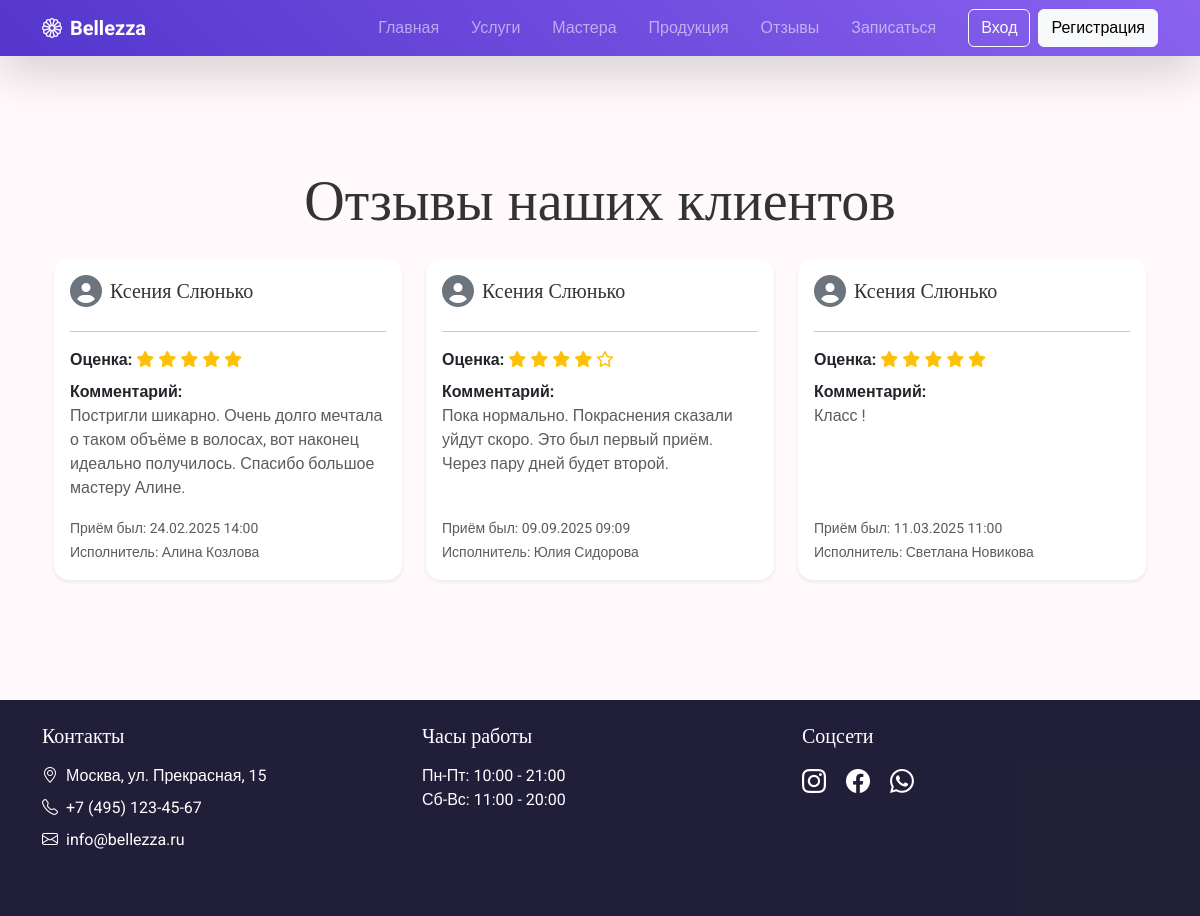
Page /api/v1/beauty_salon/reviews/ on the earlier database version.
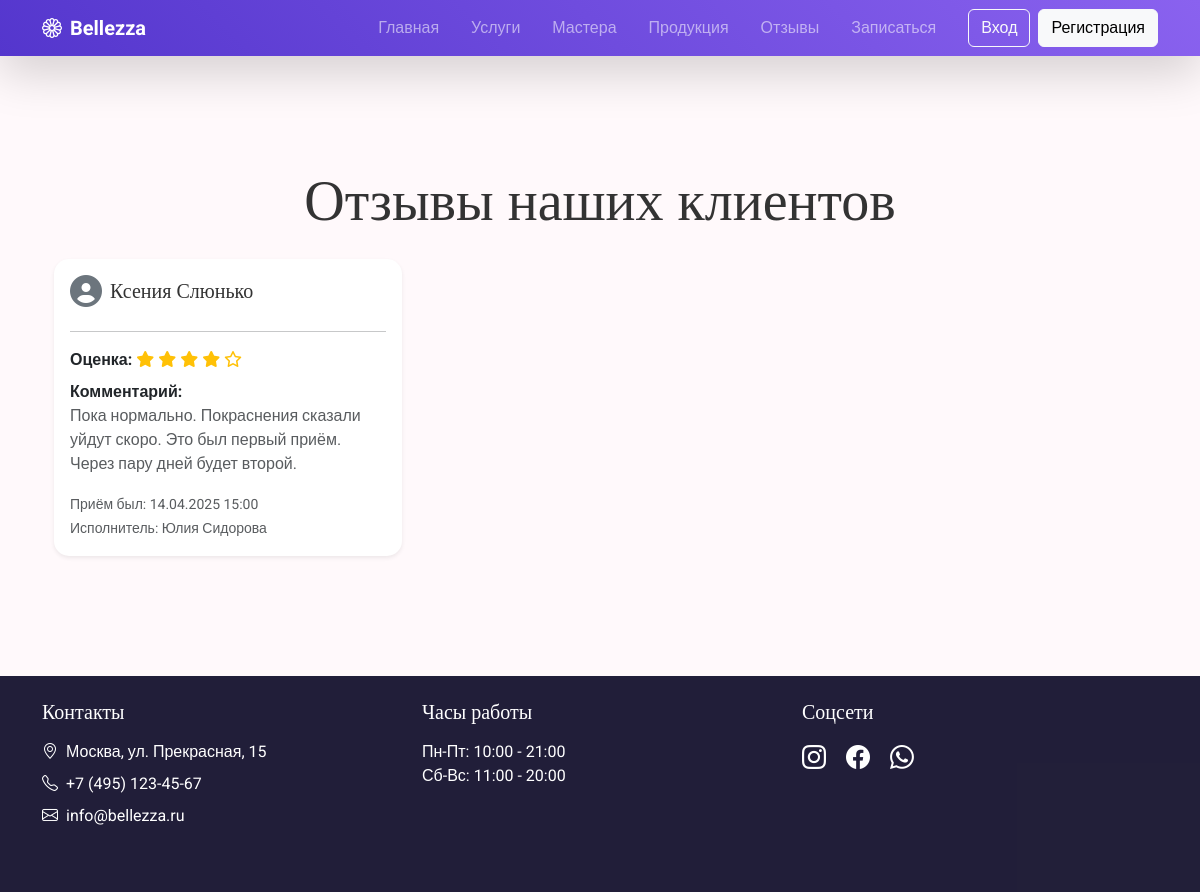
Same page on the later database version.
### beauty_salon/models.py (models this page shows, shortened)
class Review(models.Model):
    appointment = models.ForeignKey(Appointment, on_delete=models.CASCADE, null=True, blank=True)
    client = models.ForeignKey(Client, on_delete=models.CASCADE, null=True, blank=True)
    rating = models.IntegerField(validators=[MinValueValidator(1), MaxValueValidator(5)])
    comment = models.TextField(blank=True)
    class Meta:
        verbose_name = "Отзыв"
        verbose_name_plural = "Отзывы"

class Client(models.Model):
    user = models.OneToOneField(User, on_delete=models.CASCADE, null=True, blank=True)
    name = models.CharField(max_length=100, verbose_name='ФИО')
    email = models.EmailField(unique=True, verbose_name='email')
    phone = models.CharField(max_length=15, unique=True, verbose_name='Номер телефона')
    birth_date = models.DateField(null=True, blank=True, verbose_name='Дата рождения')
    class Meta:
        verbose_name = "Клиент"
        verbose_name_plural = "Клиенты"

class Appointment(models.Model):
    STATUS_CHOICES = [
        ('pending', 'Ожидает подтверждения'),
        ('confirmed', 'Подтверждена'),
        ('completed', 'Выполнена'),
        ('canceled', 'Отменена'),
    ]
    client = models.ForeignKey(Client, on_delete=models.CASCADE, verbose_name='Клиент')
    employee = models.ForeignKey(Employee, on_delete=models.CASCADE, verbose_name='Исполнитель')
    date = models.DateField(verbose_name='Дата')
    time = models.TimeField(verbose_name='Время')
    service = models.ForeignKey(Service, on_delete=models.CASCADE)
    status = models.CharField(
        max_length=20,
        choices=STATUS_CHOICES,
        default='pending',
        verbose_name='Статус'
    )
    created_at = models.DateTimeField(auto_now_add=True, verbose_name='Создан')
    history = HistoricalRecords(
        verbose_name="История изменений",
        bases=[models.Model],
    )
    class Meta:
        verbose_name = "Запись"
        verbose_name_plural = "Записи"
        ordering = ['-date', '-time']

class Employee(models.Model):
    name = models.CharField(max_length=100, verbose_name='ФИО')
    position = models.CharField(max_length=100, verbose_name='Специализация')
    services = models.ManyToManyField(Service, related_name='employees', verbose_name='Услуги')
    photo = models.ImageField(
        upload_to='employees/',
        null=True,
        blank=True,
        verbose_name='Фотография'
    )
    class Meta:
        verbose_name = "Сотрудник"
        verbose_name_plural = "Сотрудники"

### beauty_salon/views.py (the view)
# urls.py: path('reviews/', views.review_list, name='review_list'),
def review_list(request):
    reviews = Review.objects.all()
    return render(request, 'review_list.html', {'reviews': reviews})

### beauty_salon/templates/review_list.html (shortened to what this page needs)
{% extends "base_generic.html" %}
{% load static %}
{% block content %}
<div class="container my-5">
    <h2 class="text-center mb-4 display-4">Отзывы наших клиентов</h2>
    {% if reviews %}
    <div class="row">
        {% for review in reviews %}
        <div class="col-md-6 col-lg-4 mb-4">
            <div class="card h-100 review-card shadow-sm">
                <div class="card-body d-flex flex-column">
                    <div class="d-flex align-items-center mb-2">
                        <i class="fas fa-user-circle text-secondary fs-2 me-2"></i>
                        <h5 class="mb-0">{{ review.client.name }}</h5>
                    </div>
                    <hr class="mb-3">
                    <div class="mb-2">
                        <strong>Оценка:</strong>
                        {% for i in "12345" %}
                            {% if forloop.counter <= review.rating %}
                                <i class="fas fa-star text-warning"></i>
                            {% else %}
                                <i class="far fa-star text-warning"></i>
                            {% endif %}
                        {% endfor %}
                    </div>
                    <div class="flex-grow-1 mb-3">
                        <strong>Комментарий:</strong>
                        <p class="text-muted mb-0">{{ review.comment|default:"Без комментария" }}</p>
                    </div>
                    {% if review.appointment %}
                    <div class="mt-auto">
                        <small class="text-muted">
                            Приём был:
                            {{ review.appointment.date|date:"d.m.Y" }}
                            {{ review.appointment.time|time:"H:i" }}
                        </small>
                        <br>
                        <small class="text-muted">
                            Исполнитель:
                            {{ review.appointment.employee.name }}
                        </small>
                    </div>
                    {% endif %}
                </div>
            </div>
        </div>
        {% endfor %}
    </div>
    {% else %}
    <div class="alert alert-info text-center">
        Пока нет отзывов.
    </div>
    {% endif %}
</div>
{% endblock %}

Differences in the rows shown:
removed Review: client.name "Ксения Слюнько", rating 5 (drawn), comment "Постригли шикарно. Очень долго мечтала о таком объёме в волосах, вот наконец идеально получилось. Спасибо большое мастеру Алине.", appointment "24.02.2025", appointment.time "14:00", appointment.employee.name "Алина Козлова"
removed Review: client.name "Ксения Слюнько", rating 5 (drawn), comment "Класс !", appointment "11.03.2025", appointment.time "11:00", appointment.employee.name "Светлана Новикова"
changed through a linked row, Review "Ксения Слюнько": appointment "09.09.2025" → "14.04.2025"; appointment.time "09:09" → "15:00"
